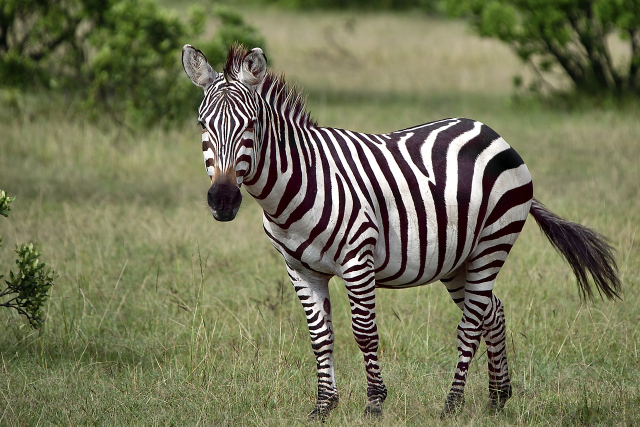
#> input picture Set-2/Question12/image.jpg, 1280 x 853 px (shown at 1/2 size)
$ jupyter execute Question12.ipynb
#> lines starting #> are read from the running program, lines starting #| are printed output that depends on the picture
[cell 1]
import cv2
import numpy as np
import matplotlib.pyplot as plt

[cell 2]
# Load Image (Grayscale)

img = cv2.imread("image.jpg", cv2.IMREAD_GRAYSCALE)
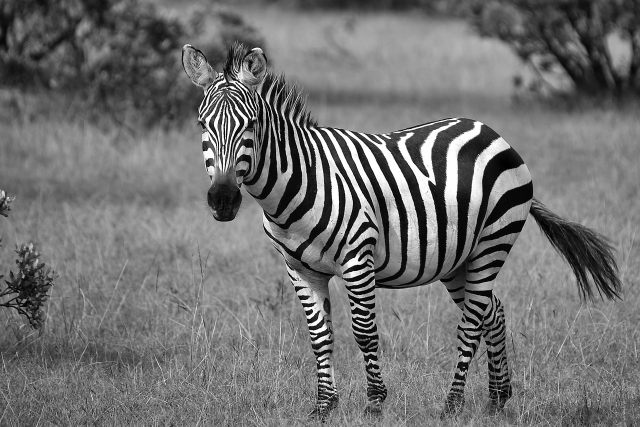
#> img: shape (853, 1280) (shown at 1/2 size); min 0, max 255, mean 112.5
img = cv2.resize(img, (256, 256))
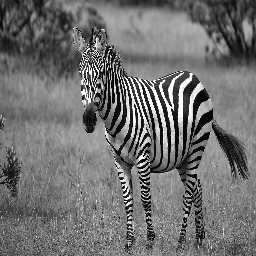
#> img: shape (256, 256); min 0, max 255, mean 112.2

[cell 3]
# Define Line Detection Masks

# Horizontal mask
horizontal_mask = np.array([[-1, -1, -1],
                            [ 2,  2,  2],
                            [-1, -1, -1]])

# Vertical mask
vertical_mask = np.array([[-1,  2, -1],
                          [-1,  2, -1],
                          [-1,  2, -1]])

# Diagonal 45° mask
diag1_mask = np.array([[ 2, -1, -1],
                       [-1,  2, -1],
                       [-1, -1,  2]])

# Diagonal 135° mask
diag2_mask = np.array([[-1, -1,  2],
                       [-1,  2, -1],
                       [ 2, -1, -1]])

[cell 4]
# Apply Filters

horizontal_lines = cv2.filter2D(img, -1, horizontal_mask)
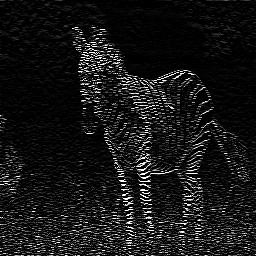
#> horizontal_lines: shape (256, 256); min 0, max 255, mean 22.3
vertical_lines   = cv2.filter2D(img, -1, vertical_mask)
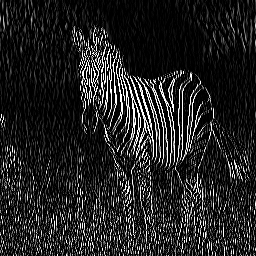
#> vertical_lines: shape (256, 256); min 0, max 255, mean 34.8
diag1_lines      = cv2.filter2D(img, -1, diag1_mask)
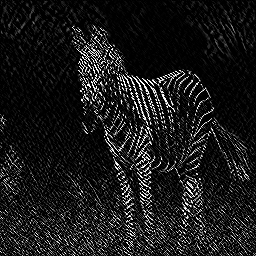
#> diag1_lines: shape (256, 256); min 0, max 255, mean 26
diag2_lines      = cv2.filter2D(img, -1, diag2_mask)
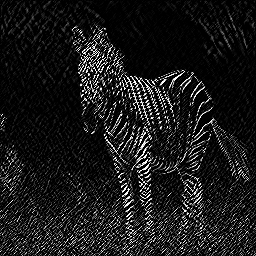
#> diag2_lines: shape (256, 256); min 0, max 255, mean 26.2

[cell 5]
# Display Results

titles = ["Original", "Horizontal Lines", "Vertical Lines", "Diagonal 45°", "Diagonal 135°"]
images = [img, horizontal_lines, vertical_lines, diag1_lines, diag2_lines]

plt.figure(figsize=(12,6))
for i in range(5):
    plt.subplot(2,3,i+1)
    plt.imshow(images[i], cmap="gray")
    plt.title(titles[i])
    plt.axis("off")

plt.tight_layout()
plt.show()
